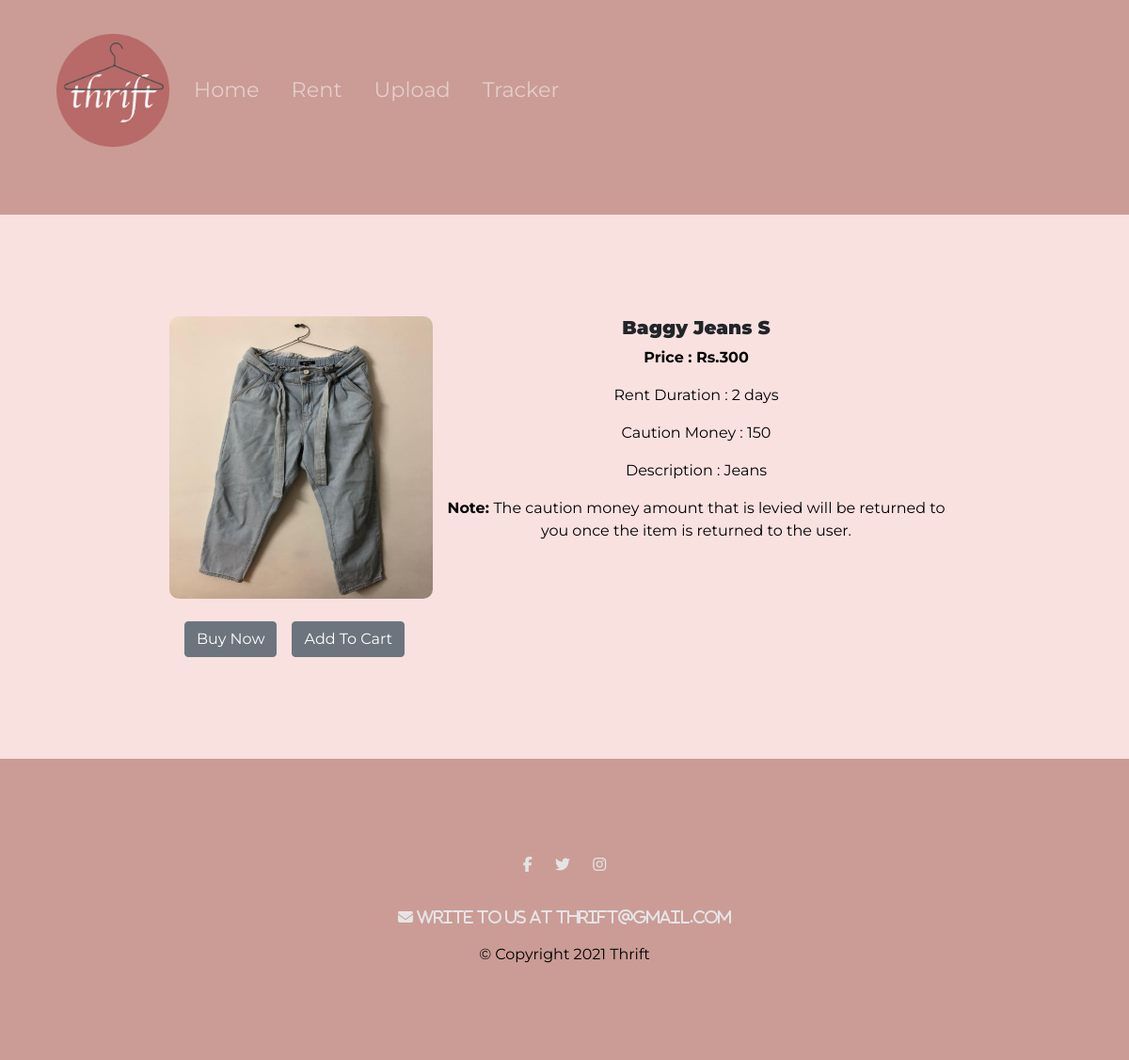
Page /shop/products/21 on the committed database.
### shop/models.py (models this page shows, shortened)
class Product(models.Model):
      product_id = models.AutoField
      product_name = models.CharField(max_length=50)
      category = models.CharField(max_length=50, default="")
      price = models.IntegerField(default="")
      desc = models.CharField(max_length=300, default="")
      pub_date = models.DateField()
      phone = models.CharField(max_length=111, default="")
      image = models.ImageField(upload_to="shop/images", default="")
      user_name = models.CharField(max_length=300, default="")
      size = models.CharField(max_length=20, default="")
      duration = models.CharField(max_length=50, default="")
      caution_money = models.CharField(max_length=50, default="")

### shop/views.py (the view)
# urls.py: path("products/<int:myid>", views.productView, name="RProductView"),
def productView(request, myid):
    product = Product.objects.filter(id=myid)
    return render(request, 'shop/prodView.html', {'product':product[0]})

### shop/templates/shop/prodView.html (shortened to what this page needs)
{% extends 'shop/basic.html' %}
{% block body %}
<section class="white-section">
<div class="container-fluid">
<div class="container my-4">
    <div class="row">
        <div class="col-md-4">
        <div class="row">
            <img src="/media/{{product.image}}" width="300px" height="300px">
        </div>
        <br>
        <div class="row">
            <button class="btn btn-secondary mx-3">Buy Now</button>
            <button class="btn btn-secondary">Add To Cart</button>
        </div>
        </div>
        <div class="col-md-8">
            <h5>{{product.product_name}} {{product.size}}</h5>
            <p><b>Price : Rs.{{product.price}} </b></p>
            <p>Rent Duration : {{product.duration}}</p>
            <p>Caution Money : {{product.caution_money}}</p>
            <p>Description : {{product.desc}}</p>
            <p><b>Note: </b>The caution money amount that is levied will be returned to you once the item is returned to the user. </p>
        </div>
    </div>
</div>
</div>
</section>
{% endblock %}

### static/css/styles.css (style rules this page uses)
body { font-family: "Montserrat"; text-align: center; }
h1, h2, h3, h4, h5, h6 { font-family: "Montserrat"; font-weight: 900; }
p { font-family: "Montserrat"; color: #000; }
.container-fluid { padding: 7% 15%; }
img { border-radius: 10px; }
.white-section { background-color: #F9E1E0; }

### rows in the picture
Product: image (picture), product_name "Baggy Jeans", size "S", price "300", duration "2 days", caution_money "150", desc "Jeans"
